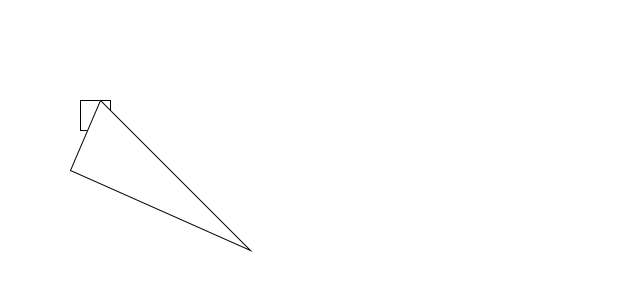
Frame 1 (no input)
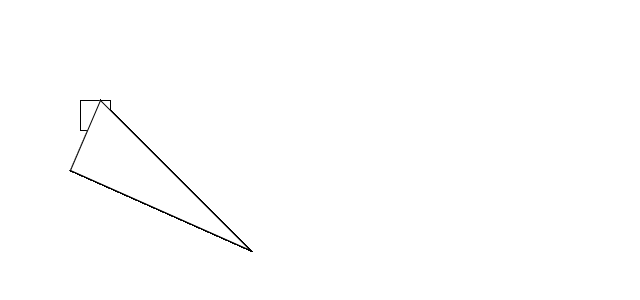
Frame 60 (the mouse pressed at the canvas centre just before this capture)
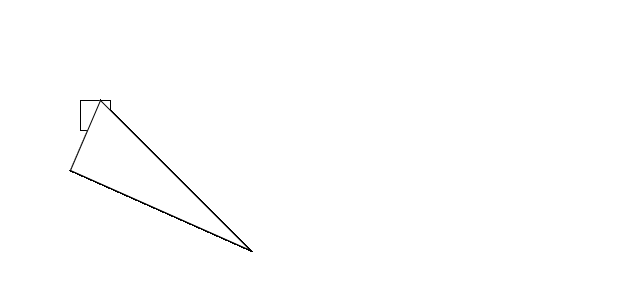
Frame 120 (the mouse held since frame 60 and released just before this capture)

The Processing sketch that drew these frames (run headless with seeded random() and noise(); from frame 60 on, the mouse is pressed at the canvas centre):

// Processing sketch: First_Sketch
// ── First_Sketch.pde
void setup(){
   size(640, 300);
   background(255,255,255);
}

void draw(){
  square(80,100,30);
  triangle(70,170,100,100,250,250);
}
